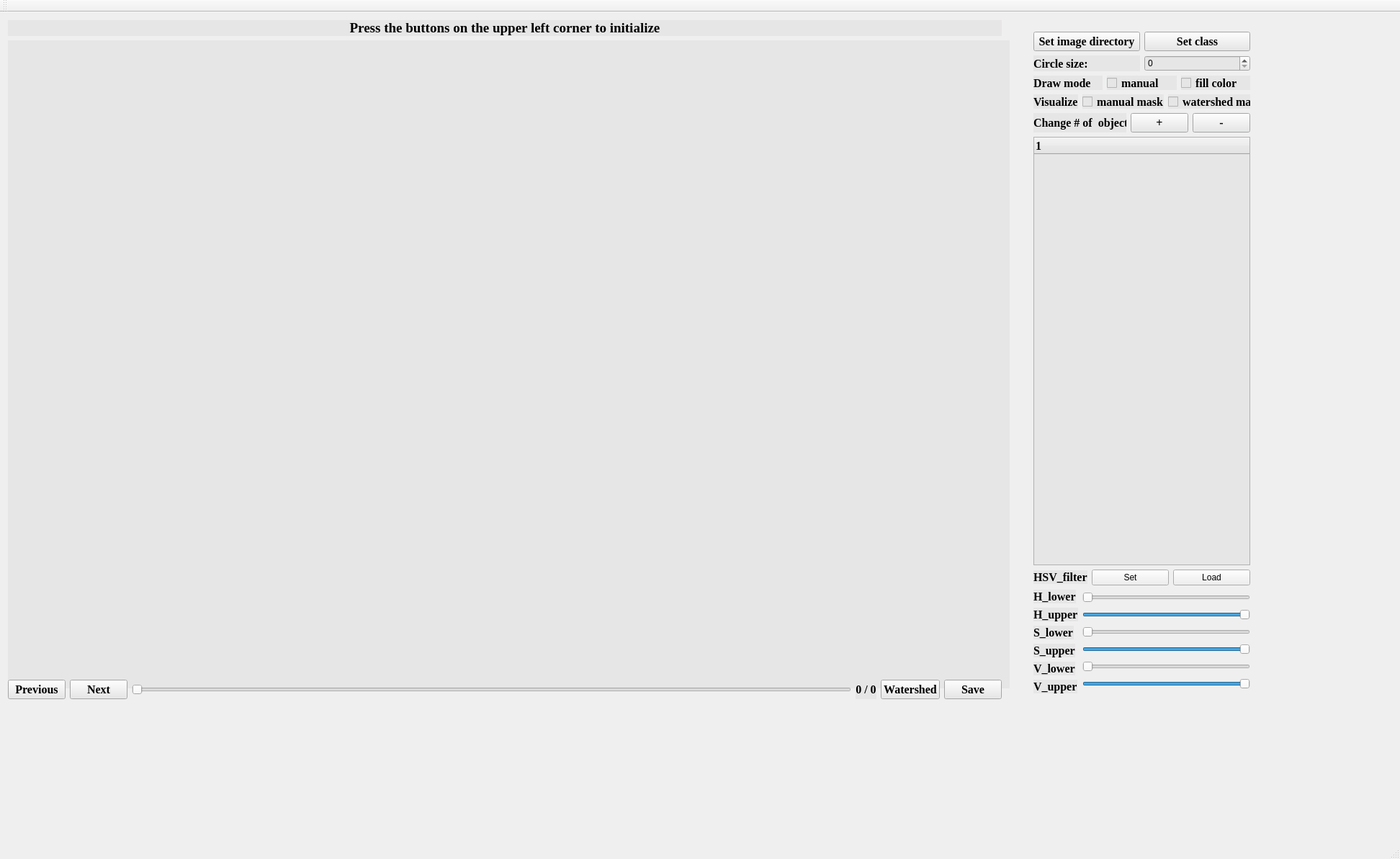
<?xml version="1.0" encoding="UTF-8"?>
<ui version="4.0">
 <class>MainWindow</class>
 <widget class="QMainWindow" name="MainWindow">
  <property name="windowModality">
   <enum>Qt::NonModal</enum>
  </property>
  <property name="geometry">
   <rect>
    <x>0</x>
    <y>0</y>
    <width>1944</width>
    <height>1193</height>
   </rect>
  </property>
  <property name="focusPolicy">
   <enum>Qt::StrongFocus</enum>
  </property>
  <property name="windowTitle">
   <string>InstanceSegmentationAnnotationTool 1.3 by KITECH AI Lab.</string>
  </property>
  <widget class="QWidget" name="centralWidget">
   <widget class="QWidget" name="layoutWidget">
    <property name="geometry">
     <rect>
      <x>0</x>
      <y>0</y>
      <width>1402</width>
      <height>965</height>
     </rect>
    </property>
    <layout class="QVBoxLayout" name="verticalLayout">
     <item>
      <widget class="QLabel" name="label_img_name">
       <property name="maximumSize">
        <size>
         <width>16777215</width>
         <height>16777215</height>
        </size>
       </property>
       <property name="font">
        <font>
         <family>Times New Roman</family>
         <pointsize>14</pointsize>
         <weight>75</weight>
         <bold>true</bold>
        </font>
       </property>
       <property name="styleSheet">
        <string notr="true">background-color : rgb(231, 230, 230);color : rgb(0, 0, 0);
border-color: rgb(208, 206, 206);</string>
       </property>
       <property name="text">
        <string>Press the buttons on the upper left corner to initialize</string>
       </property>
       <property name="alignment">
        <set>Qt::AlignCenter</set>
       </property>
      </widget>
     </item>
     <item>
      <widget class="QLabel" name="label_img_display">
       <property name="sizePolicy">
        <sizepolicy hsizetype="Expanding" vsizetype="Expanding">
         <horstretch>0</horstretch>
         <verstretch>0</verstretch>
        </sizepolicy>
       </property>
       <property name="minimumSize">
        <size>
         <width>1400</width>
         <height>900</height>
        </size>
       </property>
       <property name="font">
        <font>
         <family>Times New Roman</family>
         <pointsize>14</pointsize>
         <weight>75</weight>
         <bold>true</bold>
        </font>
       </property>
       <property name="cursor">
        <cursorShape>CrossCursor</cursorShape>
       </property>
       <property name="styleSheet">
        <string notr="true">background-color : rgb(231, 230, 230);color : rgb(0, 0, 0);
border-color: rgb(208, 206, 206);</string>
       </property>
       <property name="text">
        <string/>
       </property>
       <property name="alignment">
        <set>Qt::AlignCenter</set>
       </property>
      </widget>
     </item>
     <item>
      <layout class="QHBoxLayout" name="horizontalLayout_2">
       <property name="spacing">
        <number>6</number>
       </property>
       <item>
        <widget class="QPushButton" name="pushButton_prev">
         <property name="maximumSize">
          <size>
           <width>16777215</width>
           <height>16777215</height>
          </size>
         </property>
         <property name="font">
          <font>
           <family>Times New Roman</family>
           <pointsize>12</pointsize>
           <weight>75</weight>
           <bold>true</bold>
          </font>
         </property>
         <property name="styleSheet">
          <string notr="true">background-color : rgb(231, 230, 230);color : rgb(0, 0, 0);;
border-color: rgb(208, 206, 206);</string>
         </property>
         <property name="text">
          <string>Previous</string>
         </property>
        </widget>
       </item>
       <item>
        <widget class="QPushButton" name="pushButton_next">
         <property name="maximumSize">
          <size>
           <width>16777215</width>
           <height>16777215</height>
          </size>
         </property>
         <property name="font">
          <font>
           <family>Times New Roman</family>
           <pointsize>12</pointsize>
           <weight>75</weight>
           <bold>true</bold>
          </font>
         </property>
         <property name="styleSheet">
          <string notr="true">background-color : rgb(231, 230, 230);color : rgb(0, 0, 0);
border-color: rgb(208, 206, 206);</string>
         </property>
         <property name="text">
          <string>Next</string>
         </property>
        </widget>
       </item>
       <item>
        <widget class="QSlider" name="horizontalSlider_progress">
         <property name="orientation">
          <enum>Qt::Horizontal</enum>
         </property>
        </widget>
       </item>
       <item>
        <widget class="QLabel" name="label_progress">
         <property name="minimumSize">
          <size>
           <width>0</width>
           <height>0</height>
          </size>
         </property>
         <property name="maximumSize">
          <size>
           <width>16777215</width>
           <height>16777215</height>
          </size>
         </property>
         <property name="font">
          <font>
           <family>Times New Roman</family>
           <pointsize>12</pointsize>
           <weight>75</weight>
           <bold>true</bold>
          </font>
         </property>
         <property name="styleSheet">
          <string notr="true">background-color : rgb(231, 230, 230);color : rgb(0, 0, 0);
border-color: rgb(208, 206, 206);</string>
         </property>
         <property name="text">
          <string>0 / 0</string>
         </property>
         <property name="alignment">
          <set>Qt::AlignCenter</set>
         </property>
        </widget>
       </item>
       <item>
        <widget class="QPushButton" name="pushButton_watershed">
         <property name="font">
          <font>
           <family>Times New Roman</family>
           <pointsize>12</pointsize>
           <weight>75</weight>
           <bold>true</bold>
          </font>
         </property>
         <property name="styleSheet">
          <string notr="true">background-color : rgb(231, 230, 230);color : rgb(0, 0, 0);;
border-color: rgb(208, 206, 206);</string>
         </property>
         <property name="text">
          <string>Watershed</string>
         </property>
        </widget>
       </item>
       <item>
        <widget class="QPushButton" name="pushButton_save">
         <property name="font">
          <font>
           <family>Times New Roman</family>
           <pointsize>12</pointsize>
           <weight>75</weight>
           <bold>true</bold>
          </font>
         </property>
         <property name="styleSheet">
          <string notr="true">background-color : rgb(231, 230, 230);color : rgb(0, 0, 0);;
border-color: rgb(208, 206, 206);</string>
         </property>
         <property name="text">
          <string>Save</string>
         </property>
        </widget>
       </item>
      </layout>
     </item>
    </layout>
   </widget>
   <widget class="QWidget" name="">
    <property name="geometry">
     <rect>
      <x>1424</x>
      <y>16</y>
      <width>323</width>
      <height>941</height>
     </rect>
    </property>
    <layout class="QVBoxLayout" name="verticalLayout_2">
     <item>
      <layout class="QHBoxLayout" name="horizontalLayout_5">
       <item>
        <widget class="QPushButton" name="pushButton_img_dir">
         <property name="maximumSize">
          <size>
           <width>16777215</width>
           <height>16777215</height>
          </size>
         </property>
         <property name="font">
          <font>
           <family>Times New Roman</family>
           <pointsize>12</pointsize>
           <weight>75</weight>
           <bold>true</bold>
          </font>
         </property>
         <property name="styleSheet">
          <string notr="true">background-color : rgb(231, 230, 230);color : rgb(0, 0, 0);
border-color: rgb(208, 206, 206);</string>
         </property>
         <property name="text">
          <string>Set image directory</string>
         </property>
        </widget>
       </item>
       <item>
        <widget class="QPushButton" name="pushButton_set_class">
         <property name="maximumSize">
          <size>
           <width>16777215</width>
           <height>16777215</height>
          </size>
         </property>
         <property name="font">
          <font>
           <family>Times New Roman</family>
           <pointsize>12</pointsize>
           <weight>75</weight>
           <bold>true</bold>
          </font>
         </property>
         <property name="styleSheet">
          <string notr="true">background-color : rgb(231, 230, 230);color : rgb(0, 0, 0);
border-color: rgb(208, 206, 206);</string>
         </property>
         <property name="text">
          <string>Set class</string>
         </property>
        </widget>
       </item>
      </layout>
     </item>
     <item>
      <layout class="QHBoxLayout" name="horizontalLayout_4">
       <property name="spacing">
        <number>6</number>
       </property>
       <item>
        <widget class="QLabel" name="label">
         <property name="maximumSize">
          <size>
           <width>16777215</width>
           <height>16777215</height>
          </size>
         </property>
         <property name="font">
          <font>
           <family>Times New Roman</family>
           <pointsize>12</pointsize>
           <weight>75</weight>
           <bold>true</bold>
          </font>
         </property>
         <property name="styleSheet">
          <string notr="true">background-color : rgb(231, 230, 230);color : rgb(0, 0, 0);
border-color: rgb(208, 206, 206);</string>
         </property>
         <property name="text">
          <string>Circle size:</string>
         </property>
        </widget>
       </item>
       <item>
        <widget class="QSpinBox" name="spinBox_pen_size">
         <property name="maximumSize">
          <size>
           <width>16777215</width>
           <height>16777215</height>
          </size>
         </property>
         <property name="styleSheet">
          <string notr="true">background-color : rgb(231, 230, 230);color : rgb(0, 0, 0);
border-color: rgb(208, 206, 206);</string>
         </property>
        </widget>
       </item>
      </layout>
     </item>
     <item>
      <layout class="QHBoxLayout" name="horizontalLayout_3">
       <item>
        <widget class="QLabel" name="label_3">
         <property name="font">
          <font>
           <family>Times New Roman</family>
           <pointsize>12</pointsize>
           <weight>75</weight>
           <bold>true</bold>
          </font>
         </property>
         <property name="styleSheet">
          <string notr="true">background-color : rgb(231, 230, 230);color : rgb(0, 0, 0);
border-color: rgb(208, 206, 206);</string>
         </property>
         <property name="text">
          <string>Draw mode</string>
         </property>
        </widget>
       </item>
       <item>
        <widget class="QCheckBox" name="checkBox_drawmode">
         <property name="font">
          <font>
           <family>Times New Roman</family>
           <pointsize>12</pointsize>
           <weight>75</weight>
           <bold>true</bold>
          </font>
         </property>
         <property name="styleSheet">
          <string notr="true">background-color : rgb(231, 230, 230);color : rgb(0, 0, 0);
border-color: rgb(208, 206, 206);</string>
         </property>
         <property name="text">
          <string>manual</string>
         </property>
        </widget>
       </item>
       <item>
        <widget class="QCheckBox" name="checkBox_fill_color_mode">
         <property name="font">
          <font>
           <family>Times New Roman</family>
           <pointsize>12</pointsize>
           <weight>75</weight>
           <bold>true</bold>
          </font>
         </property>
         <property name="styleSheet">
          <string notr="true">background-color : rgb(231, 230, 230);color : rgb(0, 0, 0);
border-color: rgb(208, 206, 206);</string>
         </property>
         <property name="text">
          <string>fill color</string>
         </property>
        </widget>
       </item>
      </layout>
     </item>
     <item>
      <layout class="QHBoxLayout" name="horizontalLayout_6">
       <item>
        <widget class="QLabel" name="label_2">
         <property name="font">
          <font>
           <family>Times New Roman</family>
           <pointsize>12</pointsize>
           <weight>75</weight>
           <bold>true</bold>
          </font>
         </property>
         <property name="styleSheet">
          <string notr="true">background-color : rgb(231, 230, 230);color : rgb(0, 0, 0);
border-color: rgb(208, 206, 206);</string>
         </property>
         <property name="text">
          <string>Visualize</string>
         </property>
        </widget>
       </item>
       <item>
        <widget class="QCheckBox" name="checkBox_manual_mask">
         <property name="font">
          <font>
           <family>Times New Roman</family>
           <pointsize>12</pointsize>
           <weight>75</weight>
           <bold>true</bold>
          </font>
         </property>
         <property name="styleSheet">
          <string notr="true">background-color : rgb(231, 230, 230);color : rgb(0, 0, 0);
border-color: rgb(208, 206, 206);</string>
         </property>
         <property name="text">
          <string>manual mask</string>
         </property>
        </widget>
       </item>
       <item>
        <widget class="QCheckBox" name="checkBox_watershed_mask">
         <property name="font">
          <font>
           <family>Times New Roman</family>
           <pointsize>12</pointsize>
           <weight>75</weight>
           <bold>true</bold>
          </font>
         </property>
         <property name="styleSheet">
          <string notr="true">background-color : rgb(231, 230, 230);color : rgb(0, 0, 0);
border-color: rgb(208, 206, 206);</string>
         </property>
         <property name="text">
          <string>watershed mask</string>
         </property>
        </widget>
       </item>
      </layout>
     </item>
     <item>
      <layout class="QHBoxLayout" name="horizontalLayout_8">
       <item>
        <widget class="QLabel" name="label_4">
         <property name="font">
          <font>
           <family>Times New Roman</family>
           <pointsize>12</pointsize>
           <weight>75</weight>
           <bold>true</bold>
          </font>
         </property>
         <property name="styleSheet">
          <string notr="true">background-color : rgb(231, 230, 230);color : rgb(0, 0, 0);
border-color: rgb(208, 206, 206);</string>
         </property>
         <property name="text">
          <string>Change # of  object</string>
         </property>
        </widget>
       </item>
       <item>
        <widget class="QPushButton" name="pushButton_plus">
         <property name="sizePolicy">
          <sizepolicy hsizetype="Minimum" vsizetype="Fixed">
           <horstretch>0</horstretch>
           <verstretch>0</verstretch>
          </sizepolicy>
         </property>
         <property name="font">
          <font>
           <family>Times New Roman</family>
           <pointsize>12</pointsize>
           <weight>75</weight>
           <bold>true</bold>
          </font>
         </property>
         <property name="styleSheet">
          <string notr="true">background-color : rgb(231, 230, 230);color : rgb(0, 0, 0);
border-color: rgb(208, 206, 206);</string>
         </property>
         <property name="text">
          <string>+</string>
         </property>
        </widget>
       </item>
       <item>
        <widget class="QPushButton" name="pushButton_minus">
         <property name="font">
          <font>
           <family>Times New Roman</family>
           <pointsize>12</pointsize>
           <weight>75</weight>
           <bold>true</bold>
          </font>
         </property>
         <property name="styleSheet">
          <string notr="true">background-color : rgb(231, 230, 230);color : rgb(0, 0, 0);
border-color: rgb(208, 206, 206);</string>
         </property>
         <property name="text">
          <string>-</string>
         </property>
        </widget>
       </item>
      </layout>
     </item>
     <item>
      <widget class="QTreeWidget" name="treeWidget_class">
       <property name="sizePolicy">
        <sizepolicy hsizetype="Preferred" vsizetype="Preferred">
         <horstretch>0</horstretch>
         <verstretch>0</verstretch>
        </sizepolicy>
       </property>
       <property name="font">
        <font>
         <family>Times New Roman</family>
         <pointsize>12</pointsize>
         <weight>75</weight>
         <bold>true</bold>
        </font>
       </property>
       <property name="layoutDirection">
        <enum>Qt::LeftToRight</enum>
       </property>
       <property name="styleSheet">
        <string notr="true">background-color : rgb(231, 230, 230);color : rgb(0, 0, 0);
border-color: rgb(208, 206, 206);</string>
       </property>
       <column>
        <property name="text">
         <string notr="true">1</string>
        </property>
       </column>
      </widget>
     </item>
     <item>
      <layout class="QHBoxLayout" name="horizontalLayout">
       <item>
        <widget class="QLabel" name="label_7">
         <property name="sizePolicy">
          <sizepolicy hsizetype="Fixed" vsizetype="Fixed">
           <horstretch>0</horstretch>
           <verstretch>0</verstretch>
          </sizepolicy>
         </property>
         <property name="font">
          <font>
           <family>Times New Roman</family>
           <pointsize>12</pointsize>
           <weight>75</weight>
           <bold>true</bold>
          </font>
         </property>
         <property name="styleSheet">
          <string notr="true">background-color : rgb(231, 230, 230);color : rgb(0, 0, 0);
border-color: rgb(208, 206, 206);</string>
         </property>
         <property name="text">
          <string>HSV_filter</string>
         </property>
        </widget>
       </item>
       <item>
        <widget class="QPushButton" name="hsv_set_button">
         <property name="text">
          <string>Set</string>
         </property>
        </widget>
       </item>
       <item>
        <widget class="QPushButton" name="hsv_load_button">
         <property name="text">
          <string>Load</string>
         </property>
        </widget>
       </item>
      </layout>
     </item>
     <item>
      <layout class="QHBoxLayout" name="horizontalLayout_12">
       <item>
        <layout class="QVBoxLayout" name="verticalLayout_11">
         <item>
          <widget class="QLabel" name="label_32">
           <property name="sizePolicy">
            <sizepolicy hsizetype="Fixed" vsizetype="Preferred">
             <horstretch>0</horstretch>
             <verstretch>0</verstretch>
            </sizepolicy>
           </property>
           <property name="font">
            <font>
             <family>Times New Roman</family>
             <pointsize>12</pointsize>
             <weight>75</weight>
             <bold>true</bold>
            </font>
           </property>
           <property name="styleSheet">
            <string notr="true">background-color : rgb(231, 230, 230);color : rgb(0, 0, 0);
border-color: rgb(208, 206, 206);</string>
           </property>
           <property name="text">
            <string>H_lower</string>
           </property>
          </widget>
         </item>
         <item>
          <widget class="QLabel" name="label_33">
           <property name="sizePolicy">
            <sizepolicy hsizetype="Fixed" vsizetype="Preferred">
             <horstretch>0</horstretch>
             <verstretch>0</verstretch>
            </sizepolicy>
           </property>
           <property name="font">
            <font>
             <family>Times New Roman</family>
             <pointsize>12</pointsize>
             <weight>75</weight>
             <bold>true</bold>
            </font>
           </property>
           <property name="styleSheet">
            <string notr="true">background-color : rgb(231, 230, 230);color : rgb(0, 0, 0);
border-color: rgb(208, 206, 206);</string>
           </property>
           <property name="text">
            <string>H_upper</string>
           </property>
          </widget>
         </item>
         <item>
          <widget class="QLabel" name="label_34">
           <property name="sizePolicy">
            <sizepolicy hsizetype="Fixed" vsizetype="Preferred">
             <horstretch>0</horstretch>
             <verstretch>0</verstretch>
            </sizepolicy>
           </property>
           <property name="font">
            <font>
             <family>Times New Roman</family>
             <pointsize>12</pointsize>
             <weight>75</weight>
             <bold>true</bold>
            </font>
           </property>
           <property name="styleSheet">
            <string notr="true">background-color : rgb(231, 230, 230);color : rgb(0, 0, 0);
border-color: rgb(208, 206, 206);</string>
           </property>
           <property name="text">
            <string>S_lower</string>
           </property>
          </widget>
         </item>
         <item>
          <widget class="QLabel" name="label_35">
           <property name="sizePolicy">
            <sizepolicy hsizetype="Fixed" vsizetype="Preferred">
             <horstretch>0</horstretch>
             <verstretch>0</verstretch>
            </sizepolicy>
           </property>
           <property name="font">
            <font>
             <family>Times New Roman</family>
             <pointsize>12</pointsize>
             <weight>75</weight>
             <bold>true</bold>
            </font>
           </property>
           <property name="styleSheet">
            <string notr="true">background-color : rgb(231, 230, 230);color : rgb(0, 0, 0);
border-color: rgb(208, 206, 206);</string>
           </property>
           <property name="text">
            <string>S_upper</string>
           </property>
          </widget>
         </item>
         <item>
          <widget class="QLabel" name="label_36">
           <property name="sizePolicy">
            <sizepolicy hsizetype="Fixed" vsizetype="Preferred">
             <horstretch>0</horstretch>
             <verstretch>0</verstretch>
            </sizepolicy>
           </property>
           <property name="font">
            <font>
             <family>Times New Roman</family>
             <pointsize>12</pointsize>
             <weight>75</weight>
             <bold>true</bold>
            </font>
           </property>
           <property name="styleSheet">
            <string notr="true">background-color : rgb(231, 230, 230);color : rgb(0, 0, 0);
border-color: rgb(208, 206, 206);</string>
           </property>
           <property name="text">
            <string>V_lower</string>
           </property>
          </widget>
         </item>
         <item>
          <widget class="QLabel" name="label_37">
           <property name="sizePolicy">
            <sizepolicy hsizetype="Fixed" vsizetype="Preferred">
             <horstretch>0</horstretch>
             <verstretch>0</verstretch>
            </sizepolicy>
           </property>
           <property name="font">
            <font>
             <family>Times New Roman</family>
             <pointsize>12</pointsize>
             <weight>75</weight>
             <bold>true</bold>
            </font>
           </property>
           <property name="styleSheet">
            <string notr="true">background-color : rgb(231, 230, 230);color : rgb(0, 0, 0);
border-color: rgb(208, 206, 206);</string>
           </property>
           <property name="text">
            <string>V_upper</string>
           </property>
          </widget>
         </item>
        </layout>
       </item>
       <item>
        <layout class="QVBoxLayout" name="verticalLayout_12">
         <item>
          <widget class="QSlider" name="h_lower_slider">
           <property name="maximum">
            <number>255</number>
           </property>
           <property name="orientation">
            <enum>Qt::Horizontal</enum>
           </property>
          </widget>
         </item>
         <item>
          <widget class="QSlider" name="h_upper_slider">
           <property name="maximum">
            <number>255</number>
           </property>
           <property name="value">
            <number>255</number>
           </property>
           <property name="orientation">
            <enum>Qt::Horizontal</enum>
           </property>
          </widget>
         </item>
         <item>
          <widget class="QSlider" name="s_lower_slider">
           <property name="maximum">
            <number>255</number>
           </property>
           <property name="orientation">
            <enum>Qt::Horizontal</enum>
           </property>
          </widget>
         </item>
         <item>
          <widget class="QSlider" name="s_upper_slider">
           <property name="maximum">
            <number>255</number>
           </property>
           <property name="value">
            <number>255</number>
           </property>
           <property name="orientation">
            <enum>Qt::Horizontal</enum>
           </property>
          </widget>
         </item>
         <item>
          <widget class="QSlider" name="v_lower_slider">
           <property name="maximum">
            <number>255</number>
           </property>
           <property name="orientation">
            <enum>Qt::Horizontal</enum>
           </property>
          </widget>
         </item>
         <item>
          <widget class="QSlider" name="v_upper_slider">
           <property name="maximum">
            <number>255</number>
           </property>
           <property name="value">
            <number>255</number>
           </property>
           <property name="orientation">
            <enum>Qt::Horizontal</enum>
           </property>
          </widget>
         </item>
        </layout>
       </item>
      </layout>
     </item>
    </layout>
   </widget>
  </widget>
  <widget class="QMenuBar" name="menuBar">
   <property name="geometry">
    <rect>
     <x>0</x>
     <y>0</y>
     <width>1944</width>
     <height>22</height>
    </rect>
   </property>
  </widget>
  <widget class="QToolBar" name="mainToolBar">
   <attribute name="toolBarArea">
    <enum>TopToolBarArea</enum>
   </attribute>
   <attribute name="toolBarBreak">
    <bool>false</bool>
   </attribute>
  </widget>
  <widget class="QStatusBar" name="statusBar"/>
 </widget>
 <layoutdefault spacing="6" margin="11"/>
 <resources>
  <include location="InstanceSegmentationAnnotationTool.qrc"/>
 </resources>
 <connections/>
</ui>
